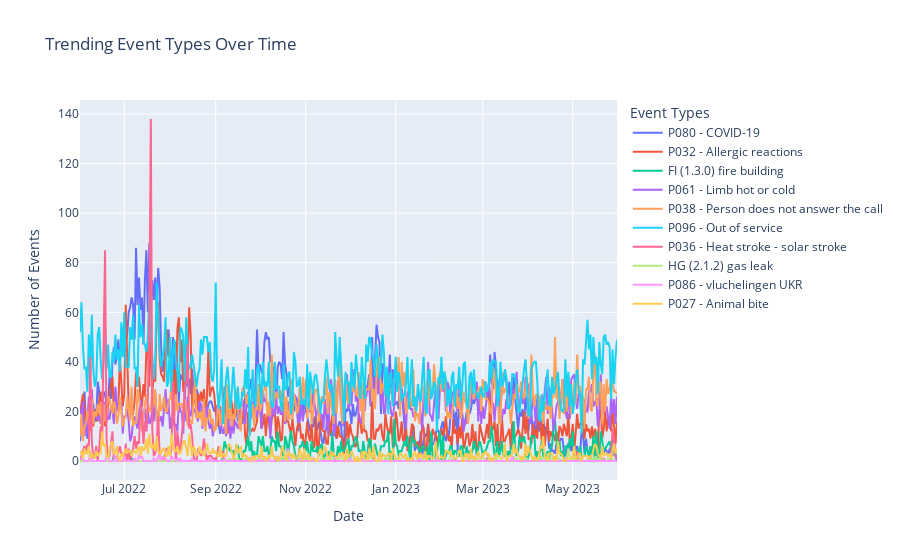

Notebook code cell kept with this figure:
### Code cell
import pandas as pd
import numpy as np
import plotly.graph_objs as go
from plotly.subplots import make_subplots

# Assuming you have a DataFrame called 'interventions_dataset' containing the data

# Convert 'T0' to datetime object using the correct format
interventions_dataset['t0'] = pd.to_datetime(interventions_dataset['t0'], format='%Y-%m-%d %H:%M:%S.%f')

# Group by date and event type, and count occurrences
grouped = interventions_dataset.groupby([interventions_dataset['t0'].dt.date, 'eventtype_trip']).size().unstack().fillna(0)

# Calculate the correlation between each event type's daily occurrence count and time
correlations = grouped.apply(lambda x: x.corr(pd.Series(range(len(x)), index=x.index)), axis=0)

# Sort event types based on their correlation values
sorted_event_types = correlations.abs().sort_values(ascending=False).index

# Select the top 5 event types with the strongest correlation (positive or negative) with time
top_10_event_types = sorted_event_types[:10]

# Filter the grouped data for the selected event types
filtered_grouped = grouped[top_10_event_types]

# Create a line plot for each event type separately
fig = make_subplots(rows=1, cols=1)

for event_type in filtered_grouped.columns:
    fig.add_trace(go.Scatter(x=filtered_grouped.index, y=filtered_grouped[event_type], mode='lines', name=event_type))

# Update layout
fig.update_layout(
    title='Trending Event Types Over Time',
    xaxis_title='Date',
    yaxis_title='Number of Events',
    legend_title='Event Types'
)

# Show the figure
fig.show()

### Figure 1 — Plotly figure (JSON) as saved in the notebook; plotly's stock layout.template omitted (floating-point values rounded to 4 significant figures; data arrays with more than 128 entries replaced by an {"elided": "..."} marker saying what was removed)
{"data": [{"mode": "lines", "name": "P080 - COVID-19", "type": "scatter", "x": {"elided": "365 str values"}, "y": {"elided": "365 int values"}}, {"mode": "lines", "name": "P032 - Allergic reactions", "type": "scatter", "x": {"elided": "365 str values"}, "y": {"elided": "365 int values"}}, {"mode": "lines", "name": "FI (1.3.0) fire building", "type": "scatter", "x": {"elided": "365 str values"}, "y": {"elided": "365 int values"}}, {"mode": "lines", "name": "P061 - Limb hot or cold", "type": "scatter", "x": {"elided": "365 str values"}, "y": {"elided": "365 int values"}}, {"mode": "lines", "name": "P038 - Person does not answer the call", "type": "scatter", "x": {"elided": "365 str values"}, "y": {"elided": "365 int values"}}, {"mode": "lines", "name": "P096 - Out of service", "type": "scatter", "x": {"elided": "365 str values"}, "y": {"elided": "365 int values"}}, {"mode": "lines", "name": "P036 - Heat stroke - solar stroke", "type": "scatter", "x": {"elided": "365 str values"}, "y": {"elided": "365 int values"}}, {"mode": "lines", "name": "HG (2.1.2) gas leak", "type": "scatter", "x": {"elided": "365 str values"}, "y": {"elided": "365 int values"}}, {"mode": "lines", "name": "P086 - vluchelingen UKR", "type": "scatter", "x": {"elided": "365 str values"}, "y": {"elided": "365 int values"}}, {"mode": "lines", "name": "P027 - Animal bite", "type": "scatter", "x": {"elided": "365 str values"}, "y": {"elided": "365 int values"}}], "layout": {"legend": {"title": {"text": "Event Types"}}, "title": {"text": "Trending Event Types Over Time"}, "xaxis": {"anchor": "y", "domain": [0, 1], "title": {"text": "Date"}}, "yaxis": {"anchor": "x", "domain": [0, 1], "title": {"text": "Number of Events"}}}}
